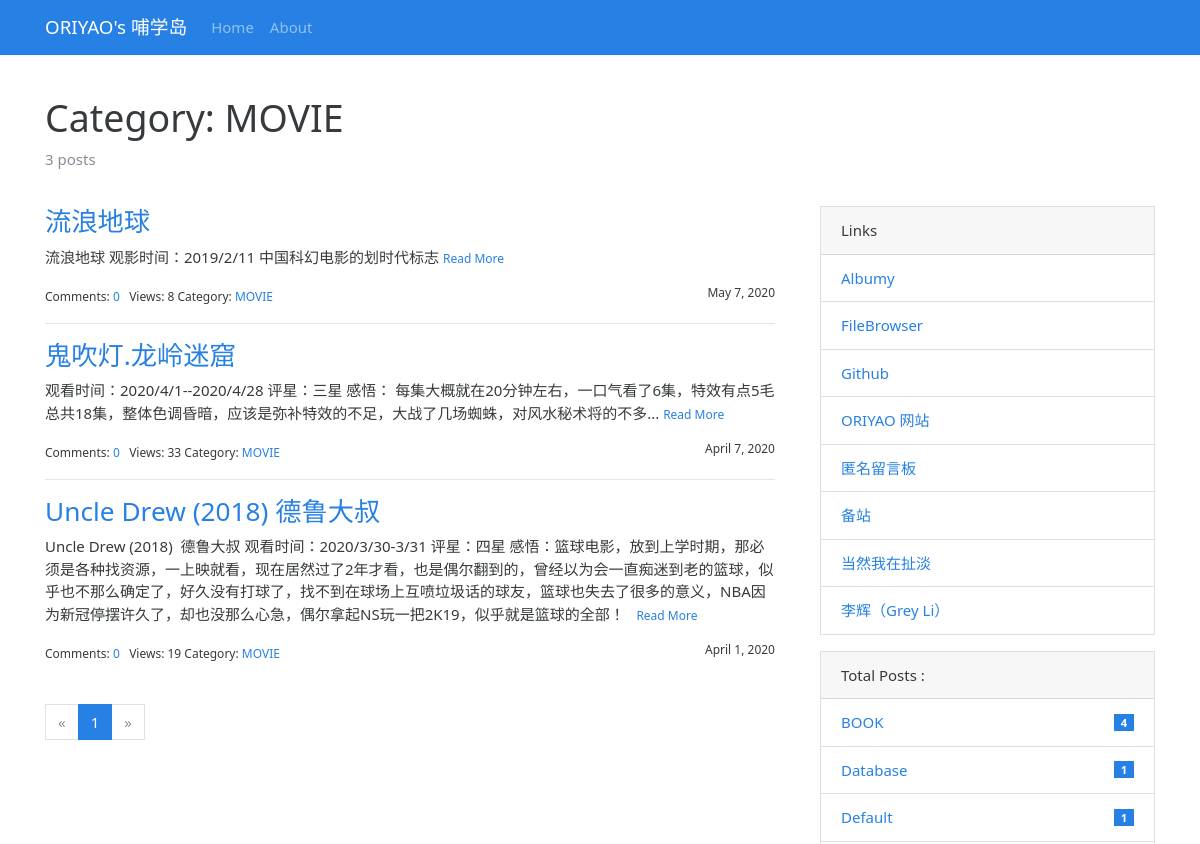
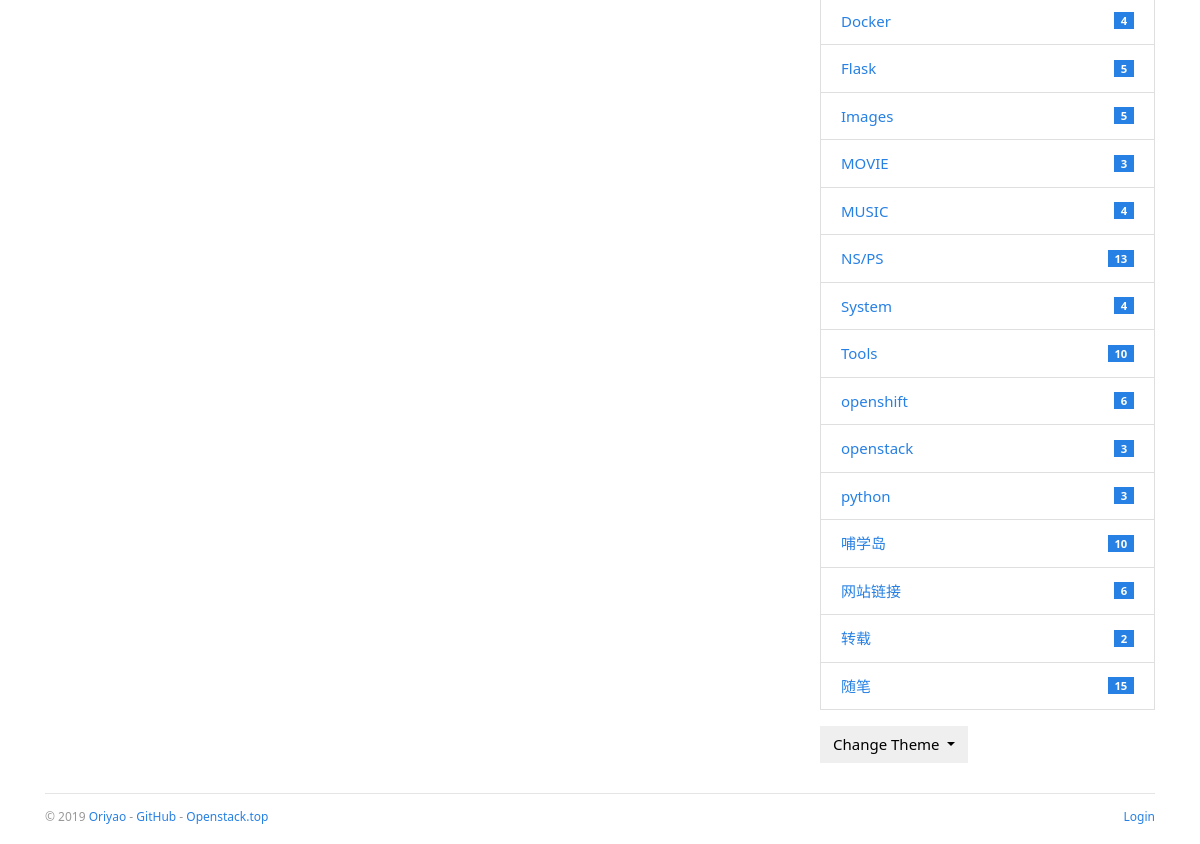
Page /category/21 on the earlier database version (2 pictures, top to bottom).
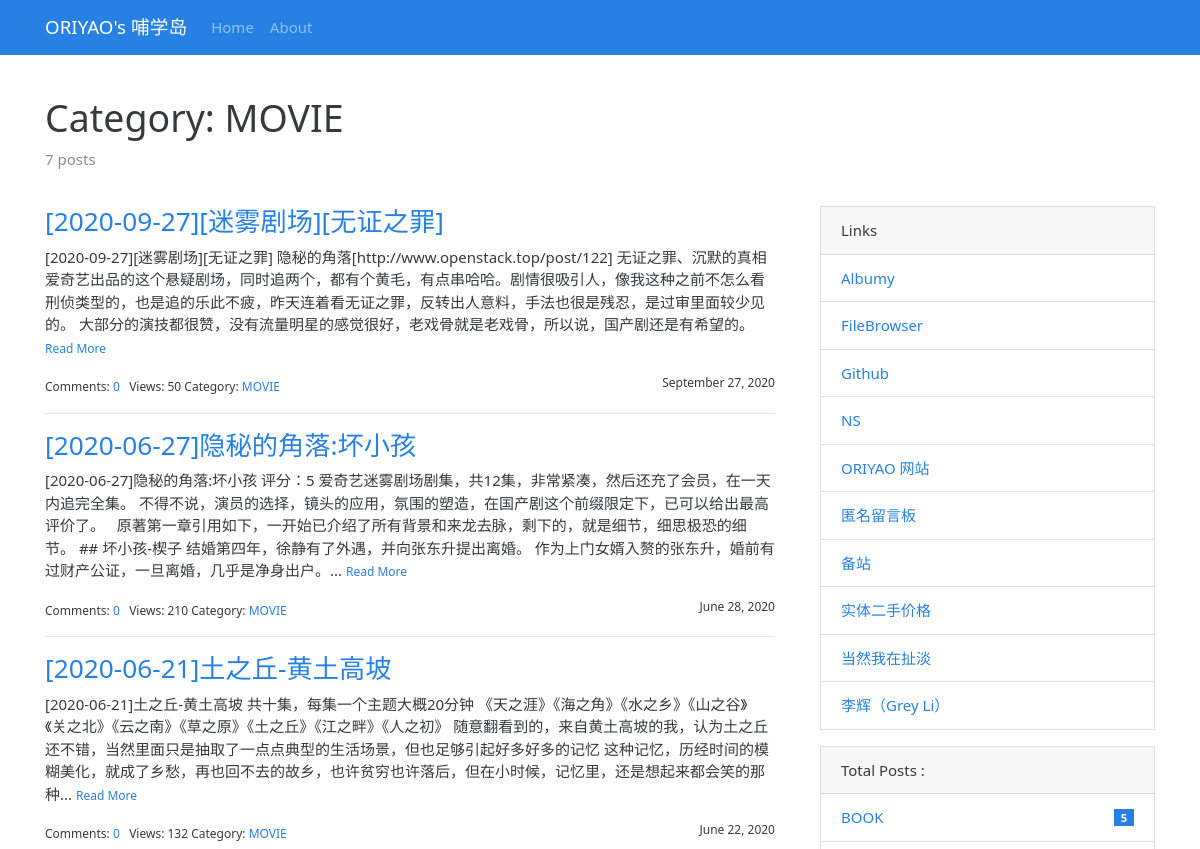
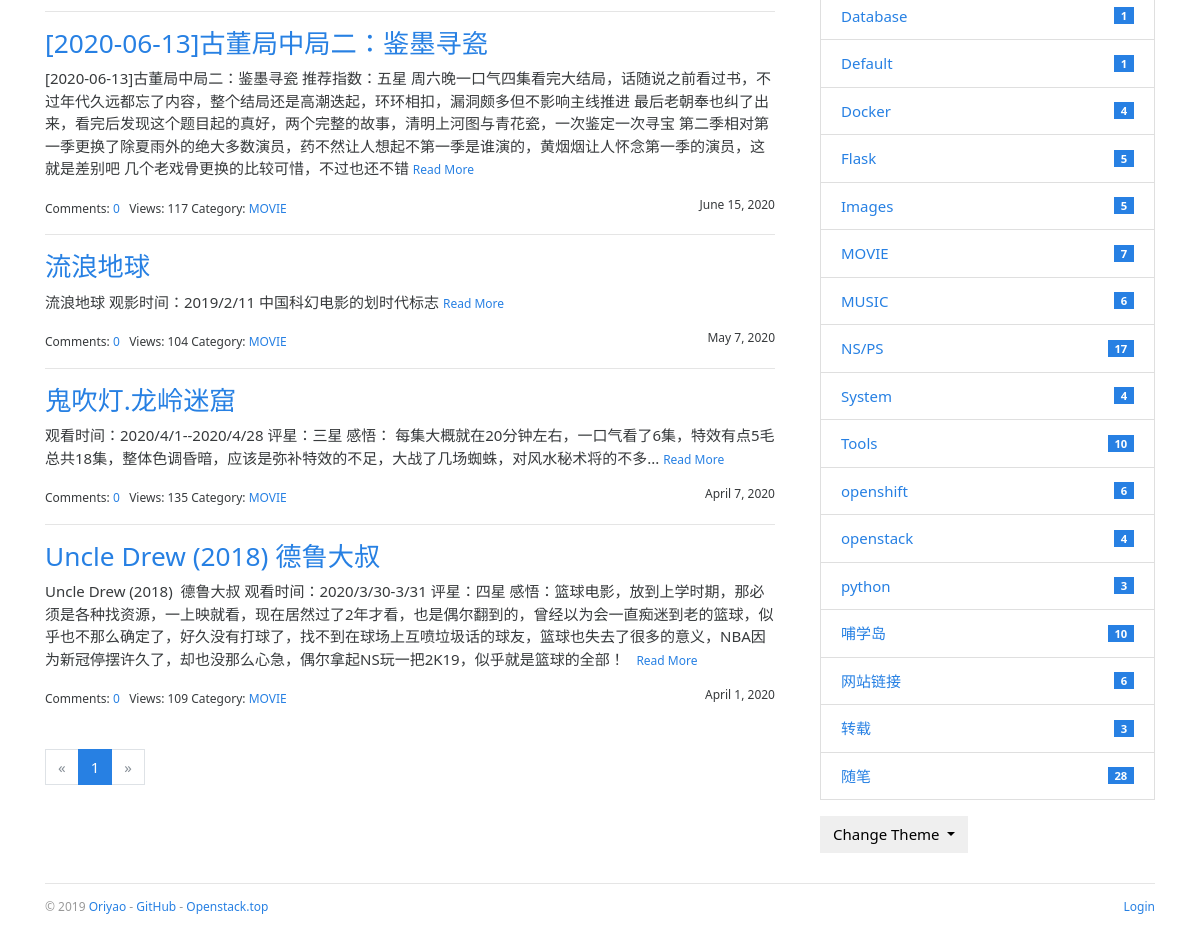
Same page on the later database version (2 pictures, top to bottom).
### bluelog/models.py (models this page shows, shortened)
class Admin(db.Model, UserMixin):
    id = db.Column(db.Integer, primary_key=True)
    username = db.Column(db.String(20))
    password_hash = db.Column(db.String(128))
    blog_title = db.Column(db.String(60))
    blog_sub_title = db.Column(db.String(100))
    name = db.Column(db.String(30))
    about = db.Column(db.Text)

class Category(db.Model):
    id = db.Column(db.Integer, primary_key=True)
    name = db.Column(db.String(30), unique=True)
    posts = db.relationship('Post', back_populates='category')

class Post(db.Model):
    id = db.Column(db.Integer, primary_key=True)
    title = db.Column(db.String(60))
    body = db.Column(db.Text)
    views = db.Column(db.Integer,default=0)
    timestamp = db.Column(db.DateTime, default=datetime.utcnow, index=True)
    can_comment = db.Column(db.Boolean, default=True)
    category_id = db.Column(db.Integer, db.ForeignKey('category.id'))
    category = db.relationship('Category', back_populates='posts')
    comments = db.relationship('Comment', back_populates='post', cascade='all, delete-orphan')

class Link(db.Model):
    id = db.Column(db.Integer, primary_key=True)
    name = db.Column(db.String(30))
    url = db.Column(db.String(255))

### bluelog/blueprints/blog.py (the view)
@blog_bp.route('/category/<int:category_id>')
def show_category(category_id):
    category = Category.query.get_or_404(category_id)
    page = request.args.get('page', 1, type=int)
    per_page = current_app.config['BLUELOG_POST_PER_PAGE']
    pagination = Post.query.with_parent(category).order_by(Post.timestamp.desc()).paginate(page, per_page)
    posts = pagination.items
    return render_template('blog/category.html', category=category, pagination=pagination, posts=posts)

### bluelog/__init__.py (called while the page is built)
def register_template_context(app):
    @app.context_processor
    def make_template_context():
        admin = Admin.query.first()
        categories = Category.query.order_by(Category.name).all()
        links = Link.query.order_by(Link.name).all()
        if current_user.is_authenticated:
            unread_comments = Comment.query.filter_by(reviewed=False).count()
        else:
            unread_comments = None
        return dict(
            admin=admin, categories=categories,
            links=links, unread_comments=unread_comments)

def register_request_handlers(app):
    @app.after_request
    def query_profiler(response):
        for q in get_debug_queries():
            if q.duration >= app.config['BLUELOG_SLOW_QUERY_THRESHOLD']:
                app.logger.warning(
                    'Slow query: Duration: %fs\n Context: %s\nQuery: %s\n '
                    % (q.duration, q.context, q.statement)
                )
        return response

### bluelog/templates/blog/category.html (shortened to what this page needs)
{% extends 'base.html' %}
{% from 'bootstrap/pagination.html' import render_pagination %}
{% block content %}
    <div class="page-header">
        <h1>Category: {{ category.name }}</h1>
        <p class="text-muted">{{ category.posts|length }} posts</p>
    </div>
    <div class="row">
        <div class="col-sm-8">
            {% include "blog/_posts.html" %}
            <div class="page-footer">{{ render_pagination(pagination) }}</div>
        </div>
        <div class="col-sm-4 sidebar">
            {% include "blog/_sidebar.html" %}
        </div>
    </div>
{% endblock %}

### bluelog/templates/base.html (shortened to what this page needs)
{% from 'bootstrap/nav.html' import render_nav_item %}
<!DOCTYPE html>
<html lang="en">
<head>
    {% block head %}
        <link rel="stylesheet"
              href="{{ url_for('static', filename='css/%s.min.css' % request.cookies.get('theme', 'perfect_blue')) }}"
              type="text/css">
        <link rel="stylesheet" href="{{ url_for('static', filename='css/style.css') }}" type="text/css">
    {% endblock head %}
</head>
<body>
{% block nav %}
    <nav class="navbar navbar-expand-lg navbar-dark bg-primary">
        <div class="container">
            <a class="navbar-brand" href="{{ url_for('blog.index') }}">{{ admin.blog_title }}</a>
            <div class="collapse navbar-collapse" id="navbarColor01">
                <ul class="navbar-nav mr-auto">
                    {{ render_nav_item('blog.index', 'Home') }}
                    {{ render_nav_item('blog.about', 'About') }}
                </ul>
            </div>
        </div>
    </nav>
{% endblock nav %}
<main class="container">
    {% block content %}{% endblock content %}
    {% block footer %}
        <footer>
            <p class="float-left">
                <small> &copy; 2019 <a href="http://oriyao.com/" title="Written by oriyao">Oriyao</a> -
                    <a href="https://github.com/oriyao" title="Fork me on GitHub">GitHub</a> -
                    <a href="http://openstack.top/" title="A pkm project">Openstack.top</a>
                </small>
            </p>
            <p class="float-right">
                <small>
                    {% if current_user.is_authenticated %}
                        <a href="{{ url_for('auth.logout', next=request.full_path) }}">Logout</a>
                    {% else %}
                        <a href="{{ url_for('auth.login', next=request.full_path) }}">Login</a>
                    {% endif %}
                </small>
            </p>
        </footer>
    {% endblock footer %}
</main>
</body>
</html>

### bluelog/templates/blog/_posts.html (shortened to what this page needs)
{% if posts %}
    {% for post in posts %}
        <h3 class="text-primary"><a href="{{ url_for('.show_post', post_id=post.id) }}">{{ post.title }}</a></h3>
        <p>
            {{ post.body|striptags|truncate }}
            <small><a href="{{ url_for('.show_post', post_id=post.id) }}">Read More</a></small>
        </p>
        <small>
            Comments: <a href="{{ url_for('.show_post', post_id=post.id) }}#comments">{{ post.comments|length }}</a>&nbsp;&nbsp;
            Views: {{ post.views }}
            Category: <a
                href="{{ url_for('.show_category', category_id=post.category.id) }}">{{ post.category.name }}</a>
            <span class="float-right">{{ moment(post.timestamp).format('LL') }}</span>
        </small>
        {% if not loop.last %}
            <hr>
        {% endif %}
    {% endfor %}
{% endif %}

### bluelog/templates/blog/_sidebar.html (shortened to what this page needs)
{% if links %}
    <div class="card mb-3">
        <div class="card-header">Links</div>
        <ul class="list-group list-group-flush">
            {% for link in links %}
                <li class="list-group-item  list-group-item-action d-flex justify-content-between align-items-center">
                    <a href="{{ link.url }}" target="_blank">{{ link.name }}</a>
                </li>
            {% endfor %}
        </ul>
    </div>
{% endif %}
{% if categories %}
    <div class="card mb-3">
        <div class="card-header"> Total Posts :  {{ totalposts }}</div>
        <ul class="list-group list-group-flush">
            {% for category in categories %}
                <li class="list-group-item  list-group-item-action d-flex justify-content-between align-items-center">
                    <a href="{{ url_for('blog.show_category', category_id=category.id) }}">
                        {{ category.name }}
                    </a>
                    <span class="badge badge-primary badge-pill"> {{ category.posts|length }}</span>
                </li>
            {% endfor %}
        </ul>
    </div>
{% endif %}
<div class="dropdown">
    <button class="btn btn-default dropdown-toggle" type="button" id="dropdownMenuButton"
            data-toggle="dropdown" aria-haspopup="true" aria-expanded="false">
        Change Theme
    </button>
</div>

### bluelog/static/css/style.css (style rules this page uses)
nav { margin-bottom: 20px; }
.page-header { padding-top: 20px; padding-bottom: 20px; }
.sidebar { padding-left: 30px; }
footer { margin-top: 30px; padding: 10px 0 40px; color: #999; border-top: 1px solid #e5e5e5; }
.page-footer { padding-top: 40px; }

Differences in the rows shown:
computed for Category "MOVIE": posts|length "3" → "7"
added Post: title "[2020-09-27][迷雾剧场][无证之罪]", body "[2020-09-27][迷雾剧场][无证之罪] 隐秘的角落[http://www.openstack.top/post/122] 无证之罪、沉默的真相 爱奇艺出品的这个悬疑剧场，同时追两个，都有个黄毛，有点串哈哈。剧情很吸引人，像我这种之前不怎么看刑侦类型的，也是追的乐此不疲，昨天连着看无证之罪，反转出人意料，手法也很是残忍，是过审里面较少见的。 大部分的演技都很赞，没有流量明星的感觉很好，老戏骨就是老戏骨，所以说，国产剧还是有希望的。", comments|length "0", views "50", category.name "MOVIE", timestamp "September 27, 2020"
added Post: title "[2020-06-27]隐秘的角落:坏小孩", body "[2020-06-27]隐秘的角落:坏小孩 评分：5 爱奇艺迷雾剧场剧集，共12集，非常紧凑，然后还充了会员，在一天内追完全集。 不得不说，演员的选择，镜头的应用，氛围的塑造，在国产剧这个前缀限定下，已可以给出最高评价了。 原著第一章引用如下，一开始已介绍了所有背景和来龙去脉，剩下的，就是细节，细思极恐的细节。 ## 坏小孩-楔子 结婚第四年，徐静有了外遇，并向张东升提出离婚。 作为上门女婿入赘的张东升，婚前有过财产公证，一旦离婚，几乎是净身出户。...", comments|length "0", views "210", category.name "MOVIE", timestamp "June 28, 2020"
added Post: title "[2020-06-21]土之丘-黄土高坡", body "[2020-06-21]土之丘-黄土高坡 共十集，每集一个主题大概20分钟 《天之涯》《海之角》《水之乡》《山之谷》《关之北》《云之南》《草之原》《土之丘》《江之畔》《人之初》 随意翻看到的，来自黄土高坡的我，认为土之丘还不错，当然里面只是抽取了一点点典型的生活场景，但也足够引起好多好多的记忆 这种记忆，历经时间的模糊美化，就成了乡愁，再也回不去的故乡，也许贫穷也许落后，但在小时候，记忆里，还是想起来都会笑的那种...", comments|length "0", views "132", category.name "MOVIE", timestamp "June 22, 2020"
added Post: title "[2020-06-13]古董局中局二：鉴墨寻瓷", body "[2020-06-13]古董局中局二：鉴墨寻瓷 推荐指数：五星 周六晚一口气四集看完大结局，话随说之前看过书，不过年代久远都忘了内容，整个结局还是高潮迭起，环环相扣，漏洞颇多但不影响主线推进 最后老朝奉也纠了出来，看完后发现这个题目起的真好，两个完整的故事，清明上河图与青花瓷，一次鉴定一次寻宝 第二季相对第一季更换了除夏雨外的绝大多数演员，药不然让人想起不第一季是谁演的，黄烟烟让人怀念第一季的演员，这就是差别吧 几个老戏骨更换的比较可惜，不过也还不错", comments|length "0", views "117", category.name "MOVIE", timestamp "June 15, 2020"
changed Post "流浪地球": views "8" → "104"
changed Post "鬼吹灯.龙岭迷窟": views "33" → "135"
changed Post "Uncle Drew (2018) 德鲁大叔": views "19" → "109"
added Link: name "NS"
added Link: name "实体二手价格"
computed for Category "BOOK": posts|length "4" → "5"
computed for Category "MUSIC": posts|length "4" → "6"
computed for Category "NS/PS": posts|length "13" → "17"
computed for Category "openstack": posts|length "3" → "4"
computed for Category "转载": posts|length "2" → "3"
computed for Category "随笔": posts|length "15" → "28"
Other differences:
{{ category.posts|length }}: "3" → "7"
